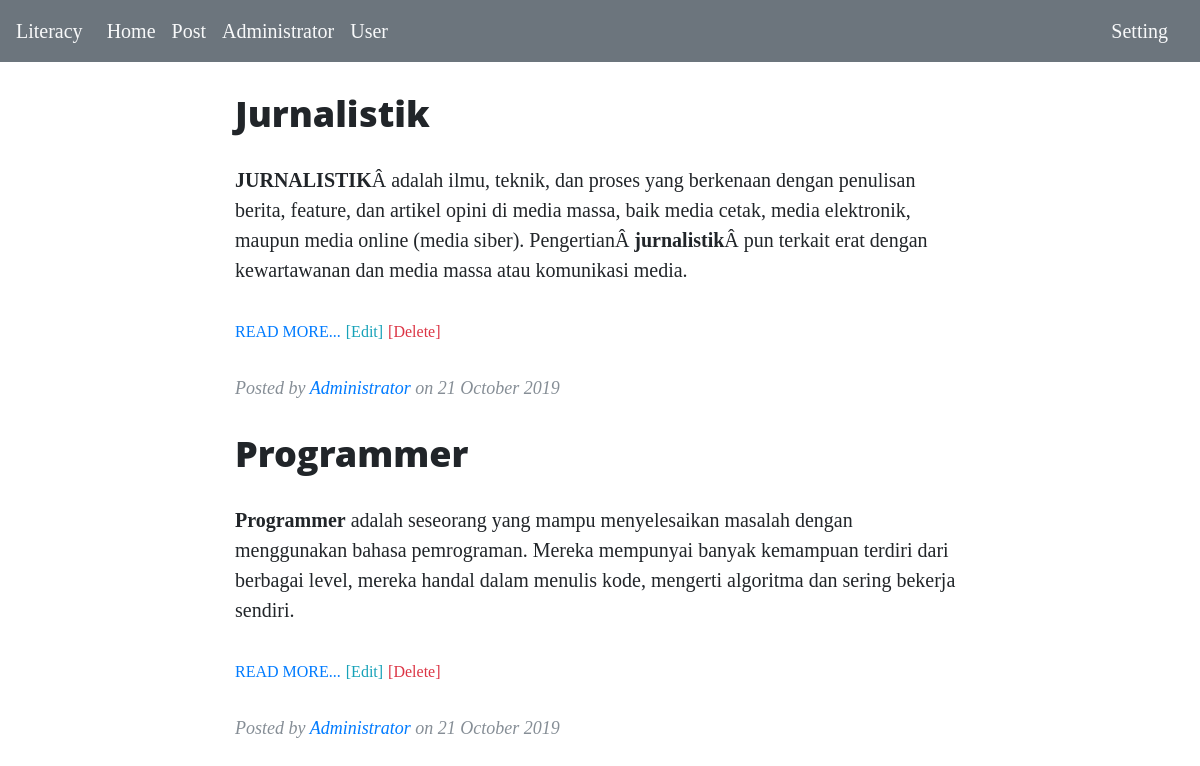
/post_list_admin.php (signed in), run on the app's committed database.
### tables this page shows
CREATE TABLE `post` (
  `id` int(11) NOT NULL,
  `title` varchar(100) NOT NULL,
  `description` text NOT NULL,
  `post_date` varchar(20) NOT NULL,
  `posted` varchar(100) NOT NULL
);

### post_list_admin.php (the view, shortened to what this page needs)
<?php
$posted = $_SESSION['name'];
include_once("config.php");
$result = mysqli_query($mysqli, "SELECT * FROM post WHERE posted='$posted' ORDER BY id DESC");
?>
<!DOCTYPE html>
<html lang="en">
<head>
    <link rel="stylesheet" href="<?= 'vendor/bootstrap/css/bootstrap.min.css' ?>">
    <link rel="stylesheet" href="<?= 'css/literasi.css' ?>">
</head>
<body>
    <nav class="navbar navbar-expand-lg navbar-light bg-secondary">
        <a class="navbar-brand text-light" href="<?= 'home_admin.php' ?>">Literacy</a>
        <div class="collapse navbar-collapse" id="navbarSupportedContent">
            <ul class="navbar-nav mr-auto">
                <li class="nav-item">
                    <a class="nav-link text-light" href="<?= 'home_admin.php' ?>">Home</a>
                </li>
                <li class="nav-item">
                    <a class="nav-link text-light" href="<?= 'post_admin.php' ?>">Post</a>
                </li>
                <li class="nav-item">
                    <a class="nav-link text-light" href="<?= 'post_list_admin.php' ?>"><?= $_SESSION['name'] ?></a>
                </li>
                <li class="nav-item">
                    <a class="nav-link text-light" href="<?= 'user.php' ?>">User</a>
                </li>
            </ul>
            <a style="text-decoration:none;" class="nav-link text-light" data-toggle="collapse" href="#collapseExample" role="button" aria-expanded="false" aria-controls="collapseExample">
                Setting
            </a>
        </div>
    </nav>
    <div class="container">
        <div class="row">
            <div class="col-lg-8 col-md-10 mx-auto">
                <?php while ($content = mysqli_fetch_array($result)) { ?>
                    <div class="post-preview">
                        <a href="<?= 'detail_post_admin.php?id=' . $content['id'] ?>">
                            <h2 class="post-title">
                                <?php echo $content['title']; ?>
                            </h2>
                        </a>
                        <p class="post-subtitle">
                            <?php echo $content['description']; ?>
                            <a href="<?= 'detail_post_admin.php?id=' . $content['id'] ?>" class="text-primary"><small>READ MORE...</small></a>
                            <a href="<?= 'edit_post_admin.php?id=' . $content['id'] ?>" class="text-info"><small>[Edit]</small></a>
                            <a href="<?= 'delete_post.php?id=' . $content['id'] ?>" onclick="return confirm('Delete post?')" class="text-danger"><small>[Delete]</small></a>
                        </p>
                        <p class="post-meta">Posted by
                            <a href="#" class="text-primary"><?php echo $content['posted']; ?></a>
                            on <?php echo $content['post_date']  ?></p>
                    </div>
                <?php } ?>
            </div>
        </div>
    </div>
    <?php include_once("footer.php"); ?>

### css/literasi.css (style rules this page uses)
body { font-size: 20px; color: #212529; font-family: Lora, 'Times New Roman', serif }
p { line-height: 1.5; margin: 30px 0 }
p a { text-decoration: underline }
h1, h2, h3, h4, h5, h6 { font-weight: 800; font-family: 'Open Sans', 'Helvetica Neue', Helvetica, Arial, sans-serif }
a { color: #212529; transition: all .2s }
.post-preview>a { color: #212529 }
.post-preview>a>.post-title { font-size: 30px; margin-top: 30px; margin-bottom: 10px }
.post-preview>.post-meta { font-size: 18px; font-style: italic; margin-top: 0; color: #868e96 }
.post-preview>.post-meta>a { text-decoration: none; color: #212529 }
@media only screen and (min-width:768px) { .post-preview>a>.post-title { font-size: 36px } }

### data on the page
post: title "Jurnalistik", description "JURNALISTIK Â adalah ilmu, teknik, dan proses yang berkenaan dengan penulisan berita, feature, dan artikel opini di media massa, baik media cetak, media elektronik, maupun media online (media siber). PengertianÂ jurnalistik Â pun terkait erat dengan kewartawanan dan media massa atau komunikasi media.", posted "Administrator", post_date "21 October 2019"
post: title "Programmer", description "Programmer adalah seseorang yang mampu menyelesaikan masalah dengan menggunakan bahasa pemrograman. Mereka mempunyai banyak kemampuan terdiri dari berbagai level, mereka handal dalam menulis kode, mengerti algoritma dan sering bekerja sendiri.", posted "Administrator", post_date "21 October 2019"

### other printed values
$_SESSION['name'] "Administrator"
